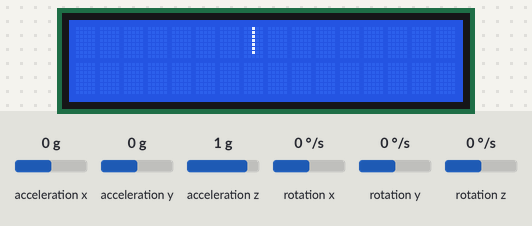
Simulated run of this sketch. Board: Arduino Uno, built with avr-gcc and run on an emulated ATmega328P. Shown: 16×2 character LCD. Wiring (inferred from the names in the program): MPU-6050 motion sensor at I2C address 0x68. Inputs (shaded band) come from the test bench; at power-on: acceleration y 0 g, acceleration x 0 g, acceleration z 1 g, rotation x 0 °/s, rotation y 0 °/s, rotation z 0 °/s.

Above: at 1.2 s.
1.3 s: acceleration y set to -1.4 g
At 3.1 s:
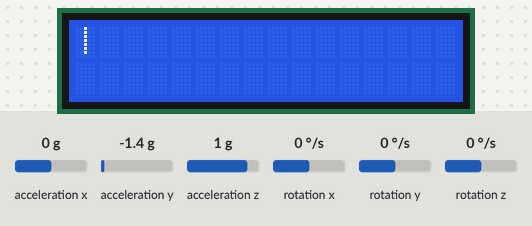
3.5 s: acceleration y set to 0.8 g
At 5.3 s:
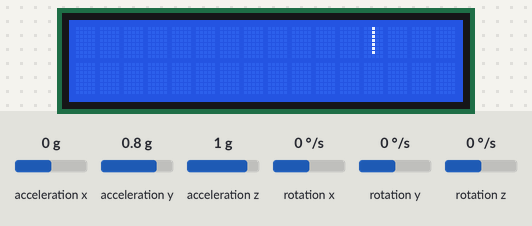
5.6 s: acceleration y set to 1.4 g
At 7.3 s:
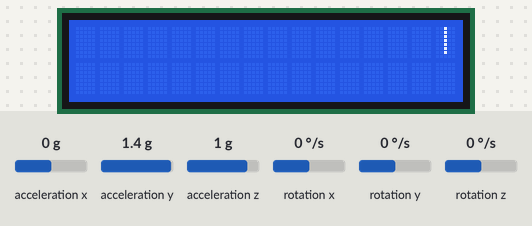
Timing chart, 0 to 8.8 s (numbered marks = the images above; inputs shaded):
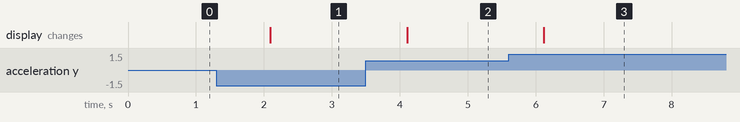

Measured:
- after the input at 1.3 s, the display: changes after 0.79 s (image 1)
- after the input at 3.5 s, the display: changes after 0.61 s (image 2)
- after the input at 5.6 s, the display: changes after 0.52 s (image 3)

The sketch:

miniProj7.ino
```cpp
#include <Wire.h>
#include <LiquidCrystal_I2C.h>

const int MPU_addr = 0x68;  // I2C address of the MPU-6050
int16_t AcX, AcY, AcZ, Tmp, GyX, GyY, GyZ;

LiquidCrystal_I2C lcd(0x3F, 16, 2);

void setup() {
  Wire.begin();
  Wire.beginTransmission(MPU_addr);
  Wire.write(0x6B);  // PWR_MGMT_1 register
  Wire.write(0);     // set to zero (wakes up the MPU-6050)
  Wire.endTransmission();

  Wire.beginTransmission(MPU_addr);  //I2C address of the MPU
  Wire.write(0x1B);                  //accessing the register 1B - gyroscope config
  Wire.write(0);                     //setting gyro to full scale
  Wire.endTransmission();

  Wire.beginTransmission(MPU_addr);
  Wire.write(0x1C);  //accessing the register 1C - accelerometer config
  Wire.write(0);     //setting the accel to +/-2g
  Wire.endTransmission();

  lcd.begin(23, 22);
  lcd.backlight();

  Serial.begin(9600);
}
void loop() {
  Wire.beginTransmission(MPU_addr);
  Wire.write(0x3B);  // starting with register 0x3B (ACCEL_XOUT_H)
  Wire.endTransmission(false);
  Wire.requestFrom(MPU_addr, 14, true);  // request a total of 14 registers
  AcX = Wire.read() << 8 | Wire.read();  // 0x3B (ACCEL_XOUT_H) & 0x3C (ACCEL_XOUT_L)
  AcY = Wire.read() << 8 | Wire.read();  // 0x3D (ACCEL_YOUT_H) & 0x3E (ACCEL_YOUT_L)
  AcZ = Wire.read() << 8 | Wire.read();  // 0x3F (ACCEL_ZOUT_H) & 0x40 (ACCEL_ZOUT_L)
  Tmp = Wire.read() << 8 | Wire.read();  // 0x41 (TEMP_OUT_H) & 0x42 (TEMP_OUT_L)
  GyX = Wire.read() << 8 | Wire.read();  // 0x43 (GYRO_XOUT_H) & 0x44 (GYRO_XOUT_L)
  GyY = Wire.read() << 8 | Wire.read();  // 0x45 (GYRO_YOUT_H) & 0x46 (GYRO_YOUT_L)
  GyZ = Wire.read() << 8 | Wire.read();  // 0x47 (GYRO_ZOUT_H) & 0x48 (GYRO_ZOUT_L)

  // Sensitivity convertion to G unit  https://electronics.stackexchange.com/questions/39714/how-to-read-a-gyro-accelerometer
  float acclX = (float)AcX / 16384.0;
  float acclY = (float)AcY / 16384.0;
  float acclZ = (float)AcZ / 16384.0;

  //equation for temperature in degrees C from datasheet
  float temperature = Tmp / 340.00 + 36.53;

  float gyroX = (float)GyX / 131.0;
  float gyroY = (float)GyY / 131.0;
  float gyroZ = (float)GyZ / 131.0;

  if(acclY < 0.05){
    lcd.clear();
    lcd.setCursor(7, 0);
    lcd.print("|");
  }
  if(acclY < 0.40 && acclY > 0.30){
    lcd.clear();
    lcd.setCursor(8, 0);
    lcd.print("|");
  }
  if(acclY < 0.50 && acclY >= 0.40){
    lcd.clear();
    lcd.setCursor(9, 0);
    lcd.print("|");
  }
  if(acclY < 0.60 && acclY >= 0.50){
    lcd.clear();
    lcd.setCursor(10, 0);
    lcd.print("|");
  }
  if(acclY < 0.70 && acclY >= 0.60){
    lcd.clear();
    lcd.setCursor(11, 0);
    lcd.print("|");
  }
  if(acclY < .80 && acclY >= 0.70){
    lcd.clear();
    lcd.setCursor(12, 0);
    lcd.print("|");
  }
  if(acclY < 0.90 && acclY >= 0.80){
    lcd.clear();
    lcd.setCursor(13, 0);
    lcd.print("|");
  }
  if(acclY < 0.95 && acclY >= 0.90){
    lcd.clear();
    lcd.setCursor(14, 0);
    lcd.print("|");
  }
  if(acclY > 0.95){
    lcd.clear();
    lcd.setCursor(15, 0);
    lcd.print("|");
  }
  if(acclY > -0.20 && acclY <= -0.05){
    lcd.clear();
    lcd.setCursor(6, 0);
    lcd.print("|");
  }
  if(acclY > -0.30 && acclY <= -0.20){
    lcd.clear();
    lcd.setCursor(5, 0);
    lcd.print("|");
  }
  if(acclY > -0.40 && acclY <= -0.30){
    lcd.clear();
    lcd.setCursor(4, 0);
    lcd.print("|");
  }
  if(acclY > -0.50 && acclY <= -0.40){
    lcd.clear();
    lcd.setCursor(3, 0);
    lcd.print("|");
  }
  if(acclY > -0.60 && acclY <= -0.50){
    lcd.clear();
    lcd.setCursor(2, 0);
    lcd.print("|");
  }
  if(acclY > -0.70 && acclY <= -0.60){
    lcd.clear();
    lcd.setCursor(1, 0);
    lcd.print("|");
  }
  if(acclY < -0.71){
    lcd.clear();
    lcd.setCursor(0,0);
    lcd.print("|");
  }
  // if(acclY > -0.99 && acclY <= 0.70){
  //   lcd.clear();
  //   lcd.setCursor(0, 0);
  //   lcd.print("|");
  // }
  delay(1000);
}
```
